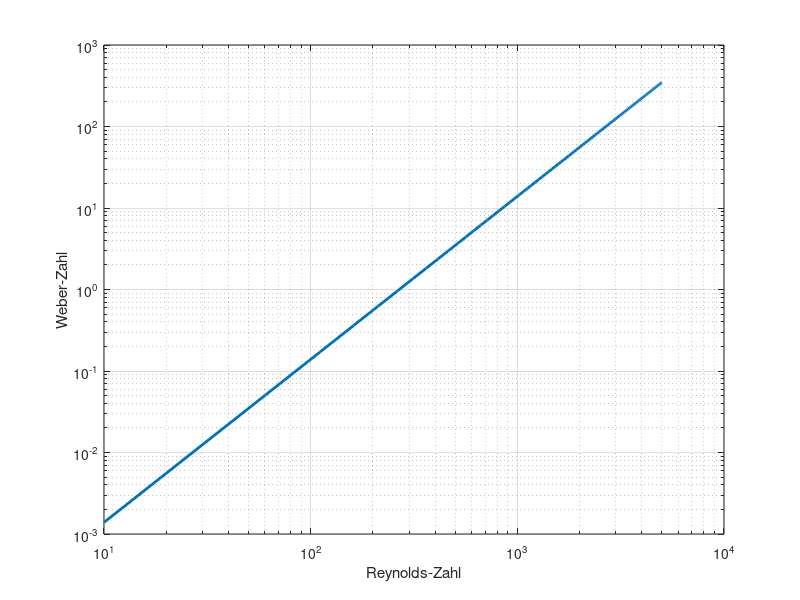

The MATLAB source for this figure:
% Parameter
rho = 1000;        % Dichte [kg/m^3]
mu = 1e-3;         % dyn. Viskosität [Pa s]
sigma = 0.072;     % Oberflächenspannung [N/m]
L = 1e-3;          % charakteristische Länge [m]

% Geschwindigkeit
v = linspace(0.01, 5, 100);

% Reynolds- und Weber-Zahl
Re = rho .* v .* L ./ mu;
We = rho .* v.^2 .* L ./ sigma;

% Plot
figure
loglog(Re, We, 'LineWidth', 2)
xlabel('Reynolds-Zahl')
ylabel('Weber-Zahl')
grid on
